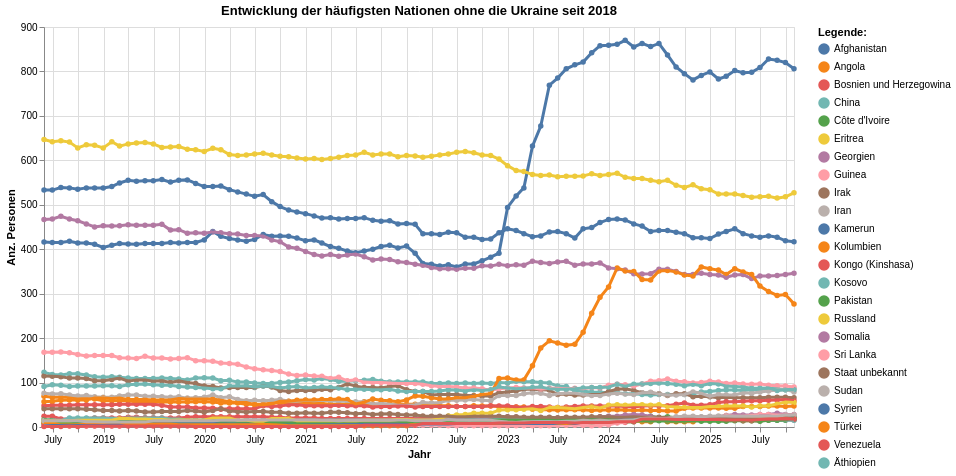

Notebook code for this chart:
### Code cell
grafik1 = mypy_dv.plot_altair_multiline_highlight(
    data = df_sel_top25_since2002.query("NationHistSort !=8265").reset_index().sort_values('NationHistLang', ascending=True)
    ,x = 'StichtagDat:T'
    ,y = 'sum_Anz:Q'
    ,x_beschriftung = 'Jahr'
    , y_beschriftung = 'Anz. Personen'
    ,category = "NationHistLang:N"
    ,category_beschriftung= 'Legende:'
    ,warning_status = "ignore" #always or ignore
    ,myTitle="Entwicklung der häufigsten Nationen ohne die Ukraine seit "+str(data_min_date)
)
grafik1

### Figure 1 — Vega-Lite specification as saved in the notebook (floating-point values rounded to 4 significant figures; data arrays with more than 128 entries replaced by an {"elided": "..."} marker saying what was removed)
{"config": {"view": {"continuousWidth": 300, "continuousHeight": 300}}, "layer": [{"mark": {"type": "circle"}, "encoding": {"color": {"field": "NationHistLang", "legend": {"orient": "right", "title": "Legende:"}, "type": "nominal"}, "opacity": {"value": 1.3}, "tooltip": [{"field": "StichtagDat", "type": "temporal"}, {"field": "NationHistLang", "type": "nominal"}, {"field": "sum_Anz", "type": "quantitative"}], "x": {"axis": {"title": "Jahr"}, "field": "StichtagDat", "type": "temporal"}, "y": {"axis": {"title": "Anz. Personen"}, "field": "sum_Anz", "type": "quantitative"}}, "name": "view_4", "title": "Entwicklung der häufigsten Nationen ohne die Ukraine seit 2018"}, {"mark": {"type": "line"}, "encoding": {"color": {"field": "NationHistLang", "legend": {"orient": "right", "title": "Legende:"}, "type": "nominal"}, "size": {"condition": {"test": {"not": {"param": "param_4"}}, "value": 1.2}, "value": 3}, "tooltip": [{"field": "StichtagDat", "type": "temporal"}, {"field": "NationHistLang", "type": "nominal"}, {"field": "sum_Anz", "type": "quantitative"}], "x": {"axis": {"title": "Jahr"}, "field": "StichtagDat", "type": "temporal"}, "y": {"axis": {"title": "Anz. Personen"}, "field": "sum_Anz", "type": "quantitative"}}, "title": "Entwicklung der häufigsten Nationen ohne die Ukraine seit 2018"}], "data": {"name": "data-18950790ae6f0aac48d83ebeee5732a2"}, "height": 400, "params": [{"name": "param_4", "select": {"type": "point", "fields": ["NationHistLang:N"], "nearest": true, "on": "pointerover"}, "views": ["view_4"]}], "width": 750, "$schema": "https://vega.github.io/schema/vega-lite/v5.8.0.json", "datasets": {"data-18950790ae6f0aac48d83ebeee5732a2": {"elided": "2160 records"}}}
